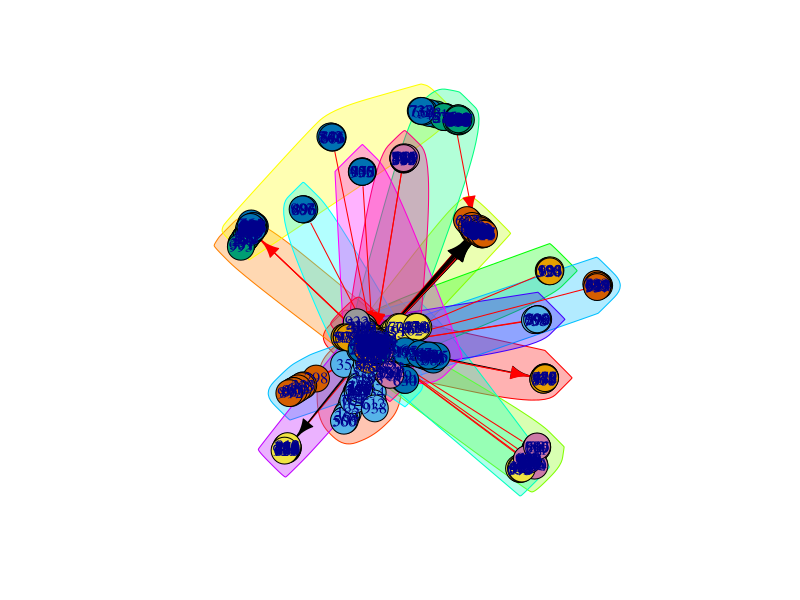

This chart was generated by the following R code:
library(igraph)

iteration = 10
num = 1000
d = numeric()
count = numeric()
deg1 = numeric()
deg2 = numeric()

for (i in 1:iteration) {
	g = forest.fire.game(num, fw.prob = 0.37, bw.factor = 0.32/0.37, directed = TRUE)
	d = c(d, diameter(g))
	clu = clusters(g)
	gcc_index = which.max(clu$csize)
	gcc_none = (1:vcount(g))[clu$membership != gcc_index]
	gcc = delete.vertices(g, gcc_none)
	ans = spinglass.community(gcc)
	count = c(count, modularity(ans))
}
plot(ans, g)
mean(d)
mean(count)
ans